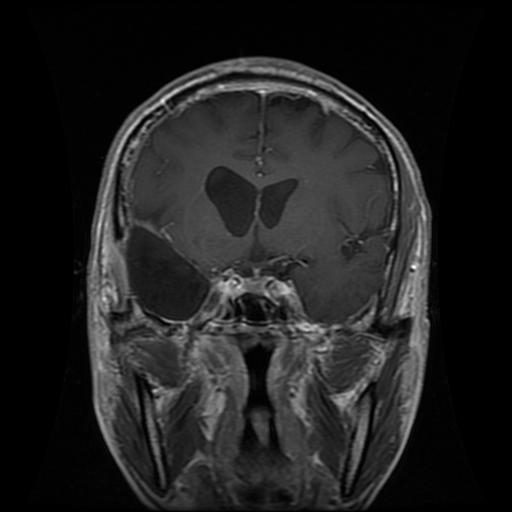
#> input picture Training/glioma/Tr-gl_1006.jpg, 512 x 512 px; its folder holds only this picture in this run
$ jupyter execute --allow-errors Brain_Mri_Baseline.ipynb
#> lines starting #> are read from the running program, lines starting #| are printed output that depends on the picture
[cell 1]
import os
import numpy as np
import pandas as pd
from PIL import Image
import matplotlib.pyplot as plt
import seaborn as sns

from sklearn.ensemble import RandomForestClassifier
from sklearn.neural_network import MLPClassifier
from sklearn.metrics import (
    accuracy_score,
    f1_score,
    classification_report,
    confusion_matrix
)

from sklearn.preprocessing import LabelEncoder, StandardScaler
from sklearn.neural_network import MLPClassifier
from sklearn.metrics import accuracy_score, f1_score, classification_report

[cell 2]
train_path = 'Training/'
test_path = 'Testing/'
classes = ['glioma', 'meningioma', 'notumor', 'pituitary']
img_size = (64, 64)   # keep modest for baseline

# Image loading function
def load_images_from_folder(base_path, classes, img_size=(64, 64)):
#> called with base_path = 'Training/', img_size = (64, 64)
    X = []
    y = []

    for cls in classes:
        folder = os.path.join(base_path, cls)
        if not os.path.exists(folder):
            print(f"Warning: folder not found -> {folder}")
            continue

        files = [f for f in os.listdir(folder) if f.lower().endswith(('.png', '.jpg', '.jpeg'))]

        for fname in files:
            img_path = os.path.join(folder, fname)
            try:
                img = Image.open(img_path).convert('L')   # force grayscale
#> img is the input picture: PIL image 512x512 L; min 0, max 255, mean 32.6
                img = img.resize(img_size)
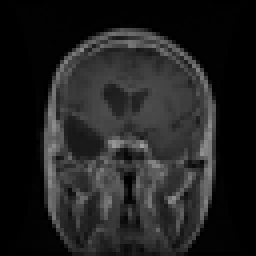
#> img: PIL image 64x64 L (shown 4 times larger); min 0, max 158, mean 32.7
                img_array = np.asarray(img, dtype=np.float32) / 255.0
                img_array = img_array.reshape(-1)         # flatten to 1D vector
#> img_array = 4096 values, max 0.62 at index 2339, min 0 at index 0, mean 0.128

                # sanity check
                if img_array.shape[0] != img_size[0] * img_size[1]:
                    print(f"Skipping malformed image: {img_path}")
                    continue

                X.append(img_array)
                y.append(cls)

            except Exception as e:
                print(f"Skipping {img_path}: {e}")
#> pass 2 of the loop in load_images_from_folder, `for cls in classes:`:
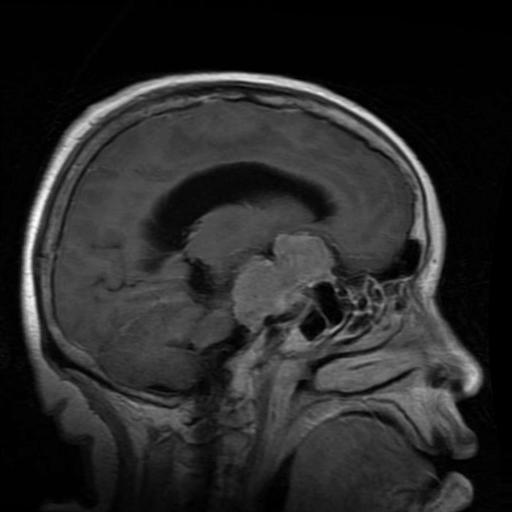
#> input picture Training/meningioma/Tr-aug-me_41.jpg, 512 x 512 px
#> in load_images_from_folder, `img = img.resize(img_size)`:
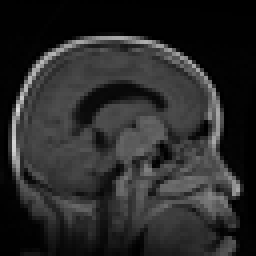
#> img: PIL image 64x64 L (shown 4 times larger); min 0, max 216, mean 40.9
#> in load_images_from_folder, `img_array = img_array.reshape(-1)`: img_array = 4096 values, max 0.847 at index 1732, min 0 at index 4, mean 0.16
#> pass 2 of the loop in load_images_from_folder, `for cls in classes:`:

    # force a true numeric 2D matrix
    X = np.stack(X).astype(np.float32)
    y = np.array(y, dtype=str)

    return X, y

# Load training and testing data
X_train, y_train = load_images_from_folder(train_path, classes, img_size=img_size)
X_test, y_test = load_images_from_folder(test_path, classes, img_size=img_size)

print("X_train shape:", X_train.shape)
#| X_train shape: (2, 4096)
print("X_test shape:", X_test.shape)
#| X_test shape: (2, 4096)
print("Training labels distribution:")
print(pd.Series(y_train).value_counts())
print("\nTesting labels distribution:")
print(pd.Series(y_test).value_counts())
